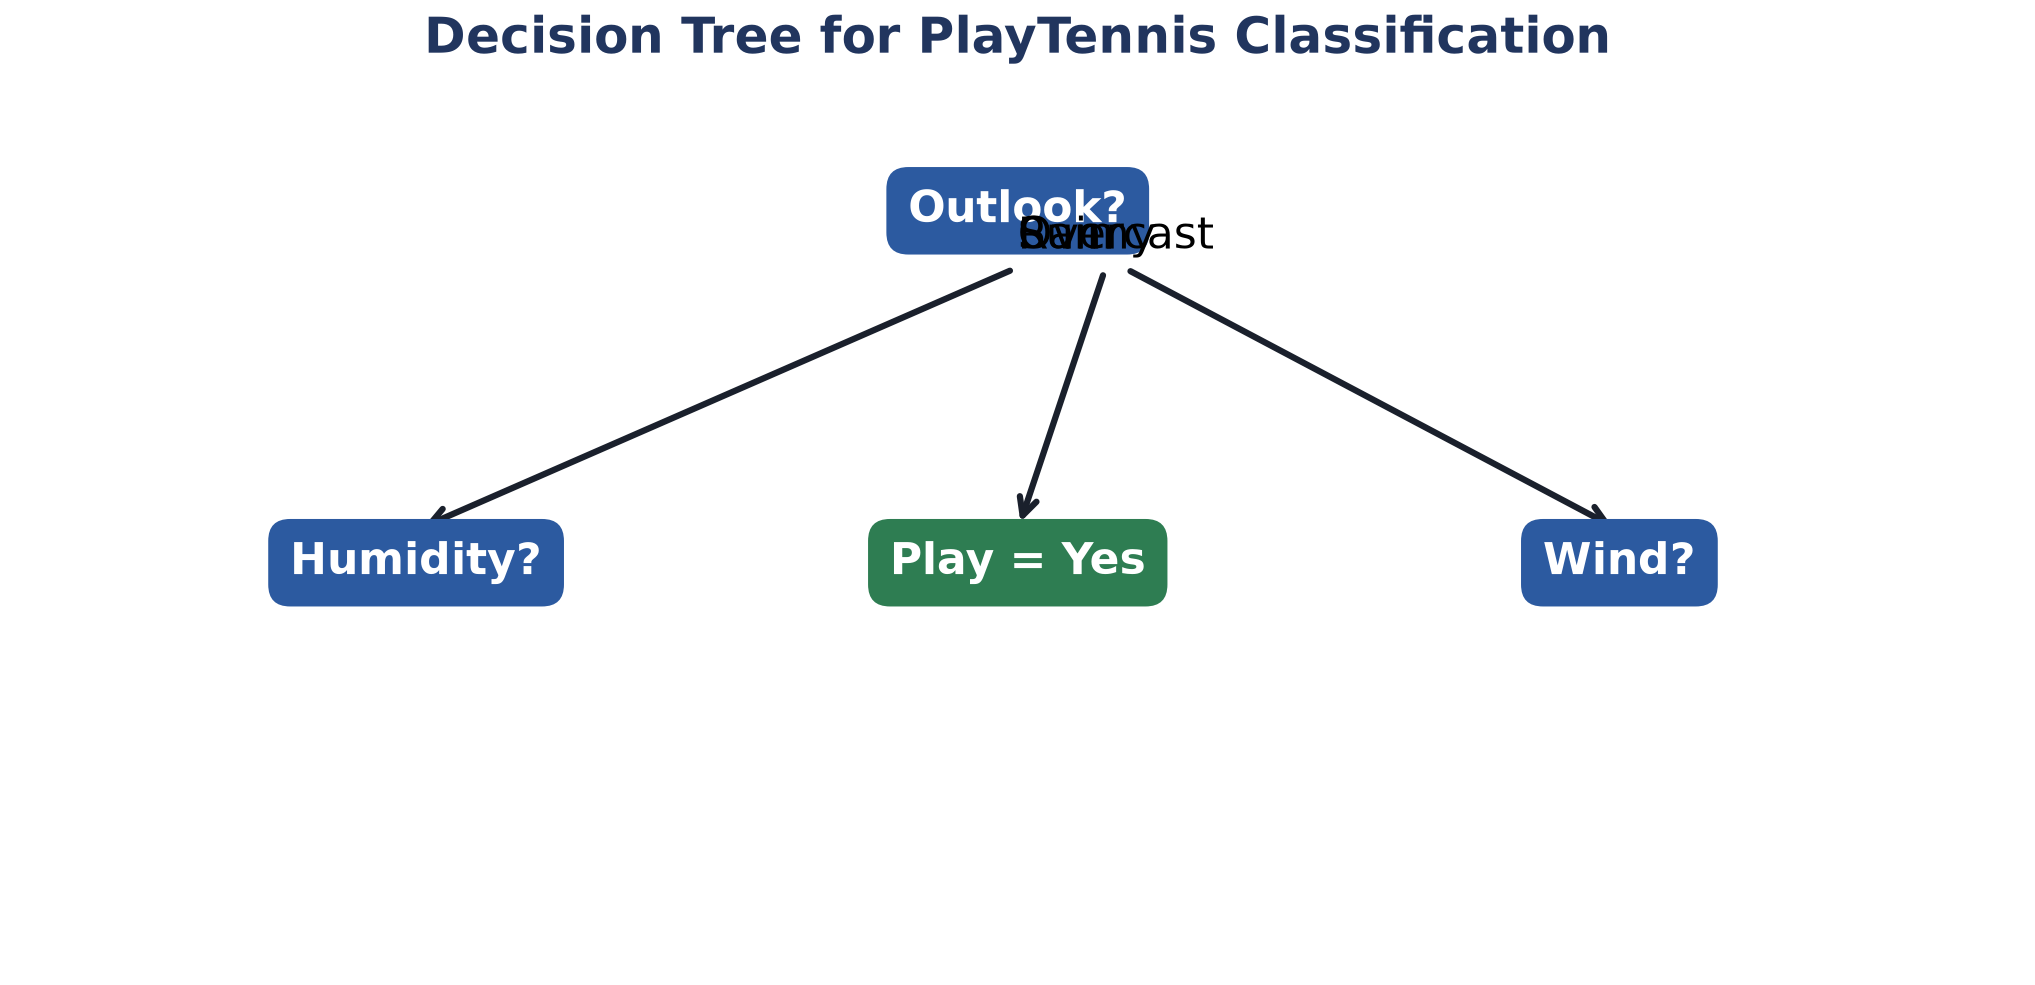

This figure's Python source:
#!/usr/bin/env python3
import os, sys, matplotlib.pyplot as plt
sys.path.insert(0, os.path.abspath(os.path.join(os.path.dirname(__file__), "../../../scripts")))
from figstyle import use_house_style, PALETTE
use_house_style()
fig, ax = plt.subplots(figsize=(7.0, 3.5))
ax.axis("off")
ax.text(0.5, 0.85, "Outlook?", bbox=dict(boxstyle="round,pad=0.5", fc="#2C5AA0", ec="none"), color="white", weight="bold", ha="center")
ax.annotate("Sunny", xy=(0.2, 0.5), xytext=(0.5, 0.82), arrowprops=dict(arrowstyle="->", lw=1.5, color="#1A202C"))
ax.annotate("Overcast", xy=(0.5, 0.5), xytext=(0.5, 0.82), arrowprops=dict(arrowstyle="->", lw=1.5, color="#1A202C"))
ax.annotate("Rain", xy=(0.8, 0.5), xytext=(0.5, 0.82), arrowprops=dict(arrowstyle="->", lw=1.5, color="#1A202C"))
ax.text(0.2, 0.45, "Humidity?", bbox=dict(boxstyle="round,pad=0.5", fc="#2C5AA0", ec="none"), color="white", weight="bold", ha="center")
ax.text(0.5, 0.45, "Play = Yes", bbox=dict(boxstyle="round,pad=0.5", fc="#2E7D52", ec="none"), color="white", weight="bold", ha="center")
ax.text(0.8, 0.45, "Wind?", bbox=dict(boxstyle="round,pad=0.5", fc="#2C5AA0", ec="none"), color="white", weight="bold", ha="center")
ax.set_title("Decision Tree for PlayTennis Classification")
ax.set_xlim(0, 1); ax.set_ylim(0, 1)
plt.tight_layout()
plt.savefig(os.path.join(os.path.dirname(__file__), "fig_decision_tree_structure.png"), dpi=300)
